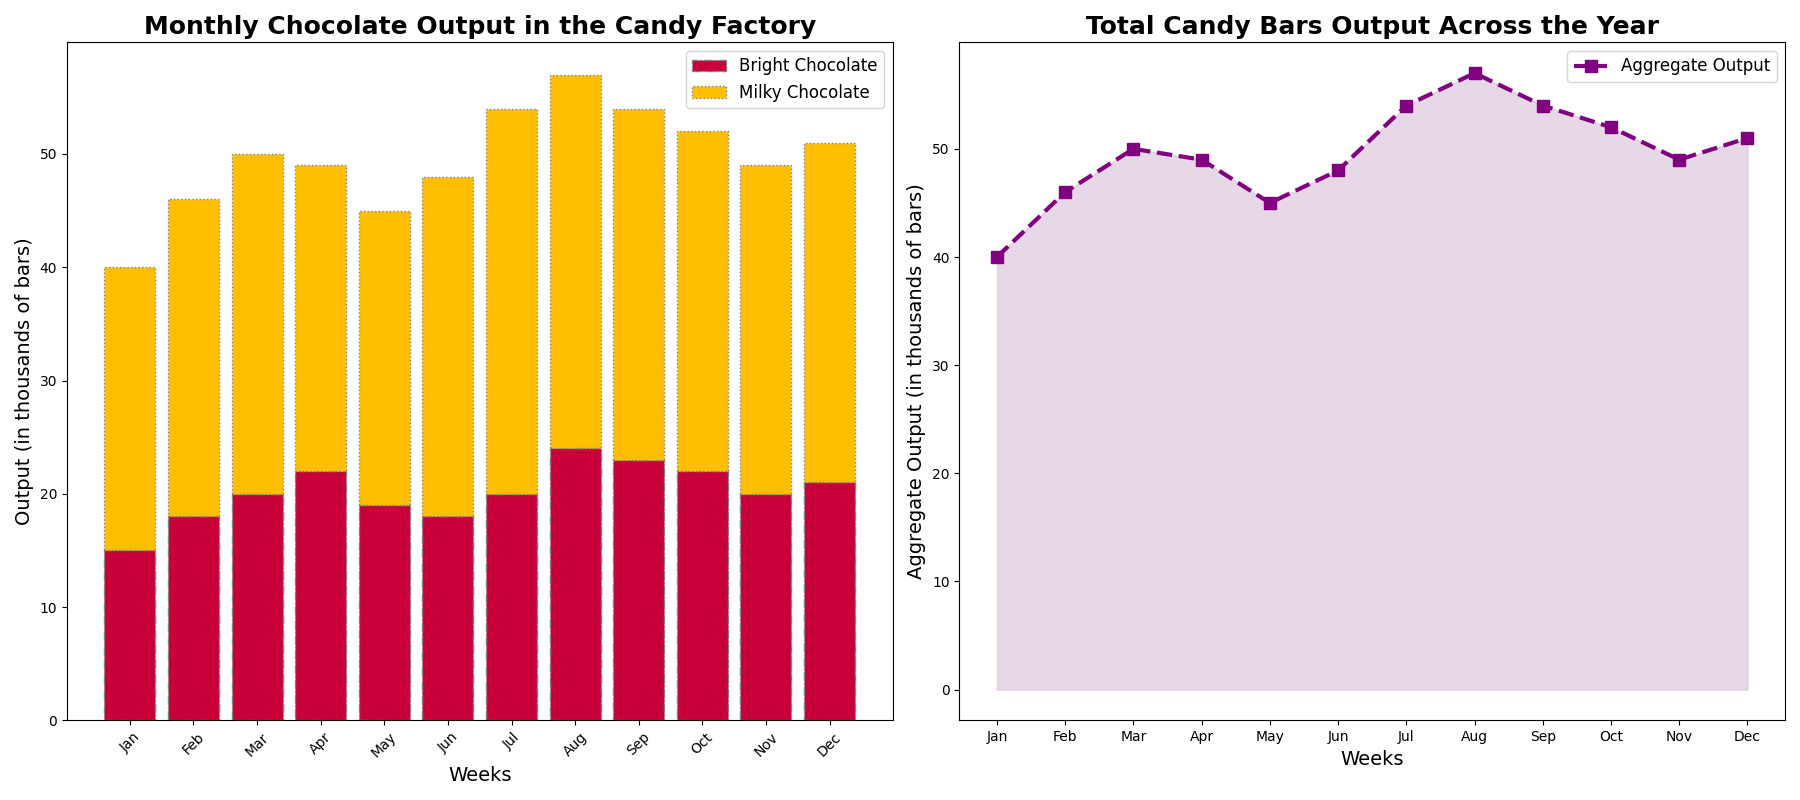

Python code for this plot:
import matplotlib.pyplot as plt
import numpy as np

weeks = ['Jan', 'Feb', 'Mar', 'Apr', 'May', 'Jun', 'Jul', 'Aug', 'Sep', 'Oct', 'Nov', 'Dec']
candies = ['Bright Chocolate', 'Milky Chocolate']

bright_chocolate = [15, 18, 20, 22, 19, 18, 20, 24, 23, 22, 20, 21]
milky_chocolate = [25, 28, 30, 27, 26, 30, 34, 33, 31, 30, 29, 30]

colors = ['#C70039', '#FFBF00']

x = np.arange(len(weeks))

fig, (ax1, ax2) = plt.subplots(1, 2, figsize=(18, 8))

ax1.bar(x, bright_chocolate, color=colors[0], edgecolor='grey', label='Bright Chocolate', linestyle='-.')
ax1.bar(x, milky_chocolate, bottom=bright_chocolate, color=colors[1], edgecolor='grey', label='Milky Chocolate', linestyle=':')

ax1.set_xlabel('Weeks', fontsize=14)
ax1.set_ylabel('Output (in thousands of bars)', fontsize=14)
ax1.set_title('Monthly Chocolate Output in the Candy Factory', fontsize=18, fontweight='bold')
ax1.set_xticks(x)
ax1.set_xticklabels(weeks, rotation=45)
ax1.legend(fontsize=12)
ax1.grid(False)

# Update total output calculation
total_output = np.array(bright_chocolate) + np.array(milky_chocolate)

ax2.plot(weeks, total_output, marker='s', linestyle='--', color='purple', linewidth=3, markersize=8, label='Aggregate Output')
ax2.fill_between(weeks, total_output, color='thistle', alpha=0.6)

ax2.set_xlabel('Weeks', fontsize=14)
ax2.set_ylabel('Aggregate Output (in thousands of bars)', fontsize=14)
ax2.set_title('Total Candy Bars Output Across the Year', fontsize=18, fontweight='bold')
ax2.legend(fontsize=12)
ax2.grid(False)

plt.tight_layout()
plt.show()
